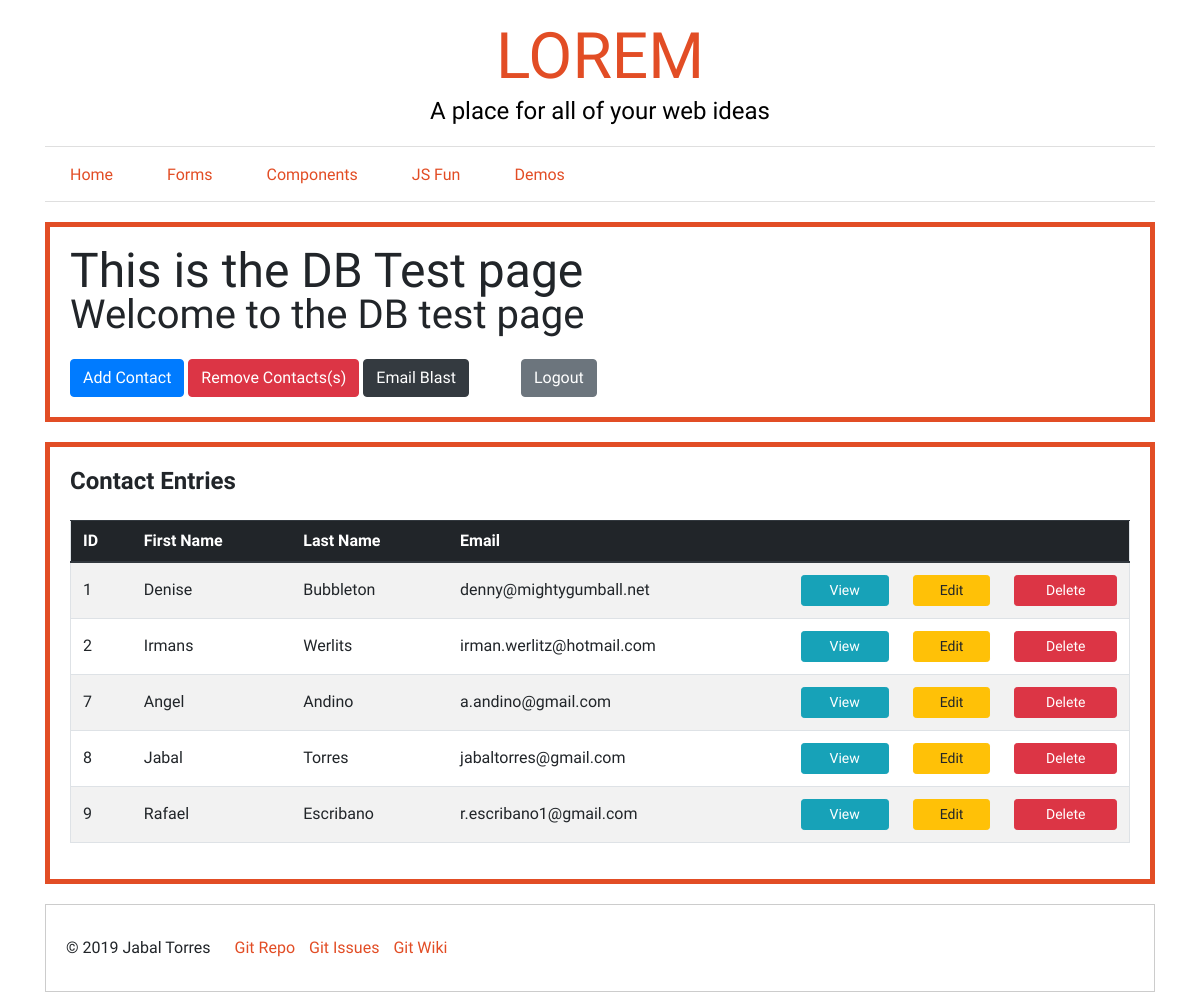
/public/contacts/index.php (signed in), run on the app's committed database.
### tables this page shows
CREATE TABLE `email_list` (
  `id` int(11) NOT NULL,
  `first_name` varchar(20) DEFAULT NULL,
  `last_name` varchar(20) DEFAULT NULL,
  `email` varchar(60) DEFAULT NULL
);

### private/initialize.php (called while the page is built, shortened)
<?php
$site_owner = "Jabal Torres";
$site_name = "LOREM";
$site_tagline = "A place for all of your web ideas";
$protocol = empty($_SERVER['HTTPS']) ? 'http' : 'https';
$server_name = $_SERVER['SERVER_NAME'];
$port = $_SERVER['SERVER_PORT'];
$disp_port = ($protocol == 'http' && $port == 80 || $protocol == 'https' && $port == 443) ? '' : ":$port";
$enviro_prod = "jabaltorres.com";
$path = "web-fun";
if ($server_name == $enviro_prod){
    $url = "${protocol}://${server_name}${disp_port}/demos/${path}";
} else {
    $url = "${protocol}://${server_name}${disp_port}";
}
require_once('functions.php');
require_once('query_functions.php');
?>

### private/functions.php (called while the page is built, shortened)
<?php
function url_for($script_path) {
    return WWW_ROOT . $script_path;
}
function u($string="") {
    return urlencode($string);
}
function h($string="") {
    return htmlspecialchars($string);
}
?>

### private/query_functions.php (called while the page is built, shortened)
<?php
    function find_all_contacts() {
        global $db;
        $sql = "SELECT * FROM email_list ";
        $sql .= "ORDER BY id ASC";
        $result = mysqli_query($db, $sql);
        return $result;
    }
?>

### public/contacts/index.php (the view, shortened to what this page needs)
<?php
    require_once('../../private/initialize.php');
    $page_heading = "This is the DB Test page";
    $page_subheading = "Welcome to the DB test page";
    $custom_class = "db-test-page";
    $contact_set = find_all_contacts();
    include_once(INCLUDES_PATH . '/site-header.php');
?>
<div class="container <?php echo $custom_class; ?>">
    <?php
        include_once(INCLUDES_PATH . '/masthead.php');
        include_once(INCLUDES_PATH . '/navigation.php');
    ?>
    <section>
        <?php include_once(INCLUDES_PATH . '/headline-page.php');?>
        <?php include_once(INCLUDES_PATH . '/db-menu.php');?>
    </section>
    <section>
        <h4 class="mb-4 h4 font-weight-bold">Contact Entries</h4>
        <table class="table table-striped border">
            <thead class="thead-dark">
                <tr>
                    <th scope="col" class="font-weight-bold">ID</th>
                    <th scope="col" class="font-weight-bold">First Name</th>
                    <th scope="col" class="font-weight-bold">Last Name</th>
                    <th scope="col" class="font-weight-bold">Email</th>
                    <th scope="col">&nbsp;</th>
                    <th scope="col">&nbsp;</th>
                    <th scope="col">&nbsp;</th>
                </tr>
            </thead>
            <tbody>
                <?php while($contact = mysqli_fetch_assoc($contact_set)): ?>
                    <tr class="">
                        <td class="align-middle"><?php echo h($contact['id']); ?></td>
                        <td class="align-middle"><?php echo h($contact['first_name']); ?></td>
                        <td class="align-middle"><?php echo h($contact['last_name']); ?></td>
                        <td class="align-middle"><?php echo h($contact['email']); ?></td>
                        <td><a class="action btn btn-sm btn-info d-block mx-auto" href="<?php echo url_for('/contacts/contact-show.php?id=' . h(u($contact['id']))); ?>">View</a></td>
                        <td><a class="action btn btn-sm btn-warning d-block mx-auto" href="<?php echo url_for('/contacts/contact-edit.php?id=' . h(u($contact['id']))); ?>">Edit</a></td>
                        <td><a class="action btn btn-sm btn-danger d-block mx-auto" href="<?php echo url_for('/contacts/contact-delete.php?id=' . h(u($contact['id']))); ?>">Delete</a></td>
                    </tr>
                <?php endwhile; ?>
            </tbody>
        </table>
    </section>
</div>
<?php include_once(INCLUDES_PATH . '/site-footer.php'); ?>

### includes/site-header.php (shortened to what this page needs)
<?php
    $url = $url ?? '';
?>
<!DOCTYPE html>
<html>
  <head>
    <link href="https://fontastic.s3.amazonaws.com/mWtd8iTgMRgyWPztf4g6Zh/icons.css" rel="stylesheet">
    <link rel="stylesheet" href="<?php echo $url; ?>/css/slick.css">
    <link rel="stylesheet" href="<?php echo $url; ?>/css/style.css">
  </head>
  <body>

### includes/masthead.php (shortened to what this page needs)
<header class="main-header">
  <a href="index.php" alt="" title="" target="" class="has-hover-effect mb-2">
    <h1 class="site-name"><?php echo $site_name; ?></h1>
  </a>
  <h2 class="tagline h4"><?php echo $site_tagline; ?></h2>
</header>

### includes/navigation.php
<nav class="main-navigation">
  <li><a href="<?php echo $url; ?>/index.php" alt="" title="Home Link" target="">Home</a></li>
  <li><a href="<?php echo $url; ?>/public/forms.php" alt="" title="Home Link" target="">Forms</a></li>
  <li><a href="<?php echo $url; ?>/public/components.php" alt="" title="" target="">Components</a></li>
  <li><a href="<?php echo $url; ?>/public/js-fun.php" alt="" title="" target="">JS Fun</a></li>
  <li><a href="<?php echo $url; ?>/demos/index.php" alt="" title="" target="">Demos</a></li>
</nav>

### includes/headline-page.php (shortened to what this page needs)
<div class="page-headline mb-4">
    <h3 class="page-title"><?php echo $page_heading; ?></h3>
    <h4 class="page-subheading"><?php echo $page_subheading; ?></h4>
</div>

### includes/db-menu.php
<div class="db-menu">
    <ul class="mb-0 p-0">
        <li><a class="btn btn-primary" href="/public/contacts/contact-add.php">Add Contact</a></li>
        <li><a class="btn btn-danger" href="/public/contacts/contact-remove.php">Remove Contacts(s)</a></li>
        <li><a class="btn btn-dark" href="/public/contacts/contact-blast.php">Email Blast</a></li>
        <li><a class="btn btn-secondary ml-5" href="<?php echo url_for('/contacts/logout.php'); ?>">Logout</a></li>
    </ul>
</div>

### includes/site-footer.php (shortened to what this page needs)
    <div class="container">
        <footer>
            <span>&copy; <?php echo date("Y") . "&nbsp;" . $site_owner; ?></span>
            <ul>
                <li><a href="https://github.com/capitalJT/web-fun" target="_blank">Git Repo</a></li>
                <li><a href="https://github.com/capitalJT/web-fun/issues" target="_blank">Git Issues</a></li>
                <li><a href="https://github.com/capitalJT/web-fun/wiki" target="_blank">Git Wiki</a></li>
            </ul>
        </footer>
    </div>
  </body>
</html>

### data on the page
email_list: id "1", first_name "Denise", last_name "Bubbleton", email "denny@mightygumball.net"
email_list: id "2", first_name "Irmans", last_name "Werlits", email "irman.werlitz@hotmail.com"
email_list: id "7", first_name "Angel", last_name "Andino", email "a.andino@gmail.com"
email_list: id "8", first_name "Jabal", last_name "Torres", email "jabaltorres@gmail.com"
email_list: id "9", first_name "Rafael", last_name "Escribano", email "r.escribano1@gmail.com"

### other printed values
$site_name "LOREM"
$site_tagline "A place for all of your web ideas"
$page_heading "This is the DB Test page"
$page_subheading "Welcome to the DB test page"
$site_owner "Jabal Torres"
